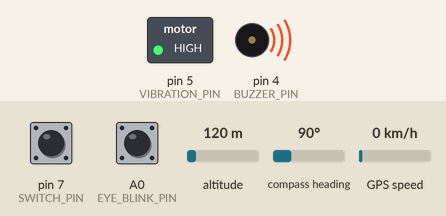
Recording of a sketch running on a simulated Arduino Uno, built with avr-gcc and run on an emulated ATmega328P. Parts: switched loads named in the sketch (green lamp = pin HIGH), buzzer (waves = sounding, pin HIGH). The test bench sets the inputs (shaded band); at power-on: pin 7 (SWITCH_PIN) HIGH, A0 (EYE_BLINK_PIN) HIGH, altitude 120 m, compass heading 90°, GPS speed 0 km/h. The GPS gets a fix after 3 s at 37.7749, -122.4194 with 8 satellites; the modem accepts every AT command (registered, SIM ready, sends succeed) and sends nothing else.

Above: at 0.1 s.
Timing chart, 0 to 1.6 s (numbered marks = the images above):
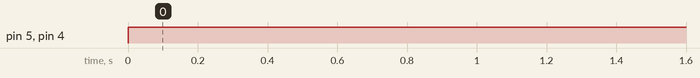

The sketch:

Final.ino
```cpp
#include <SoftwareSerial.h>
#include <TinyGPS++.h>

#define GSM_RX 2
#define GSM_TX 3
#define BUZZER_PIN 4
#define VIBRATION_PIN 5
#define EYE_BLINK_PIN A0
#define SWITCH_PIN 7

SoftwareSerial gsmSerial(GSM_RX, GSM_TX);

TinyGPSPlus gps;
bool isDriverAwake = true;
bool isSwitchOn = false;
unsigned long lastBlinkTime = 0;
unsigned long lastVibrateTime = 0;

void setup() {
  pinMode(BUZZER_PIN, OUTPUT);
  pinMode(VIBRATION_PIN, OUTPUT);
  pinMode(EYE_BLINK_PIN, INPUT);
  pinMode(SWITCH_PIN, INPUT_PULLUP);

  Serial.begin(9600);
  gsmSerial.begin(9600);
}

void loop() {
  checkEyeBlink();
  checkAccident();
  checkSwitch();
}

void checkEyeBlink() {
  if (digitalRead(EYE_BLINK_PIN) == LOW) {
    if (!isDriverAwake) {
      isDriverAwake = true;
      turnOffAlert();
    }
  } else {
    if (isDriverAwake) {
      isDriverAwake = false;
      sendAlert();
    }
  }
}

void checkAccident() {
  if (!isDriverAwake) {
    if (millis() - lastVibrateTime > 15000) {
      sendLocation();
    }
  }
}

void checkSwitch() {
  if (digitalRead(SWITCH_PIN) == LOW) {
    isSwitchOn = true;
    turnOffAlert();
  } else {
    isSwitchOn = false;
  }
}

void turnOffAlert() {
  digitalWrite(BUZZER_PIN, LOW);
  digitalWrite(VIBRATION_PIN, LOW);
}

void sendAlert() {
  digitalWrite(BUZZER_PIN, HIGH);
  digitalWrite(VIBRATION_PIN, HIGH);

  if (!isSwitchOn) {
    gsmSerial.println("AT+CMGF=1");
    delay(1000);
    gsmSerial.println("AT+CMGS=\"+919321092120\"");
    gsmSerial.println("Alert: Driver is not responding!");
    delay(1000);
    gsmSerial.println((char)26);
    delay(1000);
  }
}

void sendLocation() {
  if (gps.location.isValid()) {
    String latitude = String(gps.location.lat(), 6);
    String longitude = String(gps.location.lng(), 6);
    String googleMapsUrl = "https://www.google.com/maps?q=" + latitude + "," + longitude;

    if (!isSwitchOn) {
      gsmSerial.println("AT+CMGF=1");
      delay(1000);
      gsmSerial.println("AT+CMGS=\"+919321092120\"");
      delay(1000);
      gsmSerial.println(googleMapsUrl);
      delay(1000);
      gsmSerial.println((char)26);
      delay(1000);
    }
  }
}

void serialEvent() {
  while (Serial.available() > 0) {
    if (gps.encode(Serial.read())) {
      sendLocation();
    }
  }
}


// #include <SoftwareSerial.h>
// #include <TinyGPS++.h>

// #define GSM_RX 2
// #define GSM_TX 3
// #define BUZZER_PIN 4
// #define VIBRATION_PIN 5
// #define EYE_BLINK_PIN 6
// #define SWITCH_PIN 7

// SoftwareSerial gsmSerial(GSM_RX, GSM_TX);

// TinyGPSPlus gps;
// bool isDriverAwake = true;
// bool isSendingAlert = true;

// void setup() {
//   pinMode(BUZZER_PIN, OUTPUT);
//   pinMode(VIBRATION_PIN, OUTPUT);
//   pinMode(EYE_BLINK_PIN, INPUT);
//   pinMode(SWITCH_PIN, INPUT);

//   Serial.begin(9600);
//   gsmSerial.begin(9600);
// }

// void loop() {
//   checkEyeBlink();
//   checkAccident();
// }

// void checkEyeBlink() {
//   if (digitalRead(EYE_BLINK_PIN) == LOW) {
//     if (!isDriverAwake) {
//       isDriverAwake = true;
//       turnOffAlert();
//     }
//   } else {
//     if (isDriverAwake) {
//       isDriverAwake = false;
//       sendAlert();
//     }
//   }
// }

// void checkAccident() {
//   if (!isDriverAwake && isSendingAlert) {
//     unsigned long bufferTime = 15000; // 15 seconds buffer time

//     digitalWrite(BUZZER_PIN, HIGH);
//     digitalWrite(VIBRATION_PIN, HIGH);
//     delay(bufferTime);

//     if (!digitalRead(SWITCH_PIN)) {
//       isSendingAlert = false;
//     } else {
//       sendLocation();
//     }
//   }
// }

// void turnOffAlert() {
//   digitalWrite(BUZZER_PIN, LOW);
//   digitalWrite(VIBRATION_PIN, LOW);
// }

// void sendAlert() {
//   digitalWrite(BUZZER_PIN, HIGH);
//   digitalWrite(VIBRATION_PIN, HIGH);

//   gsmSerial.println("AT+CMGF=1");
//   delay(1000);
//   gsmSerial.println("AT+CMGS=\"+1234567890\""); // Replace +1234567890 with your designated contact number
//   delay(1000);
//   gsmSerial.println("Alert: Driver is not responding!"); // Message content
//   delay(1000);
//   gsmSerial.println((char)26); // End AT command with a CTRL+Z
//   delay(1000);
// }

// void sendLocation() {
//   if (gps.location.isValid()) {
//     String latitude = String(gps.location.lat(), 6);
//     String longitude = String(gps.location.lng(), 6);
//     String googleMapsUrl = "https://www.google.com/maps?q=" + latitude + "," + longitude;

//     gsmSerial.println("AT+CMGF=1");
//     delay(1000);
//     gsmSerial.println("AT+CMGS=\"+1234567890\""); // Replace +1234567890 with your designated contact number
//     delay(1000);
//     gsmSerial.println(googleMapsUrl); // Message content
//     delay(1000);
//     gsmSerial.println((char)26); // End AT command with a CTRL+Z
//     delay(1000);
//   }
// }

// void serialEvent() {
//   while (Serial.available() > 0) {
//     if (gps.encode(Serial.read())) {
//       sendLocation();
//     }
//   }
// }


// #include <SoftwareSerial.h>
// #include <TinyGPS++.h>

// #define GSM_RX 2
// #define GSM_TX 3
// #define BUZZER_PIN 4
// #define VIBRATION_PIN 5
// #define EYE_BLINK_PIN 6
// #define SWITCH_BUTTON_PIN 7

// SoftwareSerial gsmSerial(GSM_RX, GSM_TX);

// TinyGPSPlus gps;
// bool isDriverAwake = true;
// bool sendAlertFlag = true;

// void setup() {
//   pinMode(BUZZER_PIN, OUTPUT);
//   pinMode(VIBRATION_PIN, OUTPUT);
//   pinMode(EYE_BLINK_PIN, INPUT);
//   pinMode(SWITCH_BUTTON_PIN, INPUT_PULLUP);

//   Serial.begin(9600);
//   gsmSerial.begin(9600);
// }

// void loop() {
//   checkEyeBlink();
//   checkAccident();
// }

// void checkEyeBlink() {
//   if (digitalRead(EYE_BLINK_PIN) == LOW) {
//     if (!isDriverAwake) {
//       isDriverAwake = true;
//       turnOffAlert();
//     }
//   } else {
//     if (isDriverAwake) {
//       isDriverAwake = false;
//       sendAlertFlag = true;
//       sendAlert();
//     }
//   }
// }

// void checkAccident() {
//   if (!isDriverAwake) {
//     sendLocation();

//     if (sendAlertFlag && digitalRead(SWITCH_BUTTON_PIN) == LOW) {
//       sendAlert();
//       sendAlertFlag = false;
//     }
//   }
// }

// void turnOffAlert() {
//   digitalWrite(BUZZER_PIN, LOW);
//   digitalWrite(VIBRATION_PIN, LOW);
// }

// void sendAlert() {
//   digitalWrite(BUZZER_PIN, HIGH);
//   digitalWrite(VIBRATION_PIN, HIGH);

//   gsmSerial.println("AT+CMGF=1");
//   delay(1000);
//   gsmSerial.println("AT+CMGS=\"+1234567890\""); // Replace +1234567890 with your designated contact number
//   delay(1000);
//   gsmSerial.println("Alert: Driver is not responding!"); // Message content
//   delay(1000);
//   gsmSerial.println((char)26); // End AT command with a CTRL+Z
//   delay(1000);

//   delay(15000);

//   if (!isDriverAwake && sendAlertFlag) {
//     sendCall();
//     sendLocation();
//   }
// }

// void sendCall() {
//   gsmSerial.println("ATD+1234567890;"); // Replace +1234567890 with your designated contact number
//   delay(1000);
//   gsmSerial.println((char)26); // End AT command with a CTRL+Z
//   delay(1000);
// }

// void sendLocation() {
//   if (gps.location.isValid()) {
//     String latitude = String(gps.location.lat(), 6);
//     String longitude = String(gps.location.lng(), 6);
//     String googleMapsUrl = "https://www.google.com/maps?q=" + latitude + "," + longitude;

//     gsmSerial.println("AT+CMGF=1");
//     delay(1000);
//     gsmSerial.println("AT+CMGS=\"+1234567890\""); // Replace +1234567890 with your designated contact number
//     delay(1000);
//     gsmSerial.println(googleMapsUrl); // Message content
//     delay(1000);
//     gsmSerial.println((char)26); // End AT command with a CTRL+Z
//     delay(1000);
//   }
// }

// void serialEvent() {
//   while (Serial.available() > 0) {
//     if (gps.encode(Serial.read())) {
//       sendLocation();
//     }
//   }
// }
```

Measured:
- by itself, pin 5 (VIBRATION_PIN), pin 4 (BUZZER_PIN): LOW → HIGH at 0.00 s
